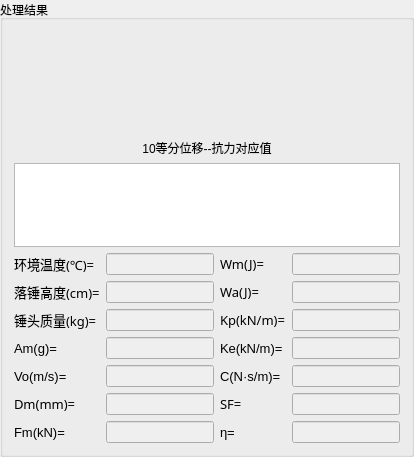
        <widget class="QGroupBox" name="groupBox_5">
         <property name="enabled">
          <bool>true</bool>
         </property>
         <property name="sizePolicy">
          <sizepolicy hsizetype="Expanding" vsizetype="Expanding">
           <horstretch>0</horstretch>
           <verstretch>0</verstretch>
          </sizepolicy>
         </property>
         <property name="font">
          <font>
           <family>Arial</family>
           <pointsize>9</pointsize>
           <weight>50</weight>
           <bold>false</bold>
          </font>
         </property>
         <property name="title">
          <string>处理结果</string>
         </property>
         <layout class="QHBoxLayout" name="horizontalLayout_23">
          <item>
           <layout class="QVBoxLayout" name="verticalLayout_7" stretch="5,2">
            <item>
             <layout class="QVBoxLayout" name="verticalLayout_15" stretch="1,1">
              <item>
               <layout class="QHBoxLayout" name="horizontalLayout_35" stretch="2,3">
                <item>
                 <layout class="QVBoxLayout" name="verticalLayout_18" stretch="1,1">
                  <item>
                   <layout class="QHBoxLayout" name="Figure1"/>
                  </item>
                  <item>
                   <layout class="QHBoxLayout" name="Figure2"/>
                  </item>
                 </layout>
                </item>
                <item>
                 <layout class="QHBoxLayout" name="Figure5"/>
                </item>
               </layout>
              </item>
              <item>
               <layout class="QHBoxLayout" name="horizontalLayout_37" stretch="2,3">
                <item>
                 <layout class="QVBoxLayout" name="verticalLayout_19" stretch="1,1">
                  <item>
                   <layout class="QHBoxLayout" name="Figure3"/>
                  </item>
                  <item>
                   <layout class="QHBoxLayout" name="Figure4"/>
                  </item>
                 </layout>
                </item>
                <item>
                 <layout class="QVBoxLayout" name="verticalLayout_8" stretch="1,20">
                  <item>
                   <widget class="QLabel" name="label_18">
                    <property name="sizePolicy">
                     <sizepolicy hsizetype="Expanding" vsizetype="Expanding">
                      <horstretch>0</horstretch>
                      <verstretch>0</verstretch>
                     </sizepolicy>
                    </property>
                    <property name="text">
                     <string>10等分位移--抗力对应值</string>
                    </property>
                    <property name="alignment">
                     <set>Qt::AlignCenter</set>
                    </property>
                   </widget>
                  </item>
                  <item>
                   <widget class="QTableView" name="tableView">
                    <property name="minimumSize">
                     <size>
                      <width>22</width>
                      <height>22</height>
                     </size>
                    </property>
                    <property name="baseSize">
                     <size>
                      <width>0</width>
                      <height>0</height>
                     </size>
                    </property>
                    <property name="font">
                     <font>
                      <family>Arial</family>
                      <pointsize>8</pointsize>
                      <weight>50</weight>
                      <bold>false</bold>
                     </font>
                    </property>
                    <attribute name="horizontalHeaderMinimumSectionSize">
                     <number>28</number>
                    </attribute>
                    <attribute name="horizontalHeaderStretchLastSection">
                     <bool>true</bool>
                    </attribute>
                    <attribute name="verticalHeaderMinimumSectionSize">
                     <number>16</number>
                    </attribute>
                    <attribute name="verticalHeaderDefaultSectionSize">
                     <number>24</number>
                    </attribute>
                    <attribute name="verticalHeaderStretchLastSection">
                     <bool>true</bool>
                    </attribute>
                   </widget>
                  </item>
                 </layout>
                </item>
               </layout>
              </item>
             </layout>
            </item>
            <item>
             <layout class="QHBoxLayout" name="horizontalLayout_24">
              <item>
               <layout class="QFormLayout" name="formLayout">
                <item row="0" column="0">
                 <widget class="QLabel" name="label_3">
                  <property name="sizePolicy">
                   <sizepolicy hsizetype="Expanding" vsizetype="Expanding">
                    <horstretch>0</horstretch>
                    <verstretch>0</verstretch>
                   </sizepolicy>
                  </property>
                  <property name="font">
                   <font>
                    <family>Adobe Heiti Std</family>
                    <pointsize>10</pointsize>
                    <weight>50</weight>
                    <bold>false</bold>
                   </font>
                  </property>
                  <property name="text">
                   <string>环境温度(℃)=</string>
                  </property>
                 </widget>
                </item>
                <item row="0" column="1">
                 <widget class="QLineEdit" name="textEditP1">
                  <property name="enabled">
                   <bool>false</bool>
                  </property>
                 </widget>
                </item>
                <item row="1" column="0">
                 <widget class="QLabel" name="label_5">
                  <property name="sizePolicy">
                   <sizepolicy hsizetype="Expanding" vsizetype="Expanding">
                    <horstretch>0</horstretch>
                    <verstretch>0</verstretch>
                   </sizepolicy>
                  </property>
                  <property name="font">
                   <font>
                    <family>Adobe Heiti Std</family>
                    <pointsize>10</pointsize>
                    <weight>50</weight>
                    <bold>false</bold>
                   </font>
                  </property>
                  <property name="text">
                   <string>落锤高度(cm)=</string>
                  </property>
                 </widget>
                </item>
                <item row="1" column="1">
                 <widget class="QLineEdit" name="textEditP2">
                  <property name="enabled">
                   <bool>false</bool>
                  </property>
                 </widget>
                </item>
                <item row="2" column="0">
                 <widget class="QLabel" name="label_6">
                  <property name="sizePolicy">
                   <sizepolicy hsizetype="Expanding" vsizetype="Expanding">
                    <horstretch>0</horstretch>
                    <verstretch>0</verstretch>
                   </sizepolicy>
                  </property>
                  <property name="font">
                   <font>
                    <family>Adobe Heiti Std</family>
                    <pointsize>10</pointsize>
                    <weight>50</weight>
                    <bold>false</bold>
                   </font>
                  </property>
                  <property name="text">
                   <string>锤头质量(kg)=</string>
                  </property>
                 </widget>
                </item>
                <item row="2" column="1">
                 <widget class="QLineEdit" name="textEditP3">
                  <property name="enabled">
                   <bool>false</bool>
                  </property>
                 </widget>
                </item>
                <item row="3" column="0">
                 <widget class="QLabel" name="label_7">
                  <property name="sizePolicy">
                   <sizepolicy hsizetype="Expanding" vsizetype="Expanding">
                    <horstretch>0</horstretch>
                    <verstretch>0</verstretch>
                   </sizepolicy>
                  </property>
                  <property name="font">
                   <font>
                    <family>Arial</family>
                    <pointsize>10</pointsize>
                    <weight>50</weight>
                    <bold>false</bold>
                   </font>
                  </property>
                  <property name="text">
                   <string>Am(g)=</string>
                  </property>
                 </widget>
                </item>
                <item row="3" column="1">
                 <widget class="QLineEdit" name="textEditP4">
                  <property name="enabled">
                   <bool>false</bool>
                  </property>
                 </widget>
                </item>
                <item row="4" column="0">
                 <widget class="QLabel" name="label_8">
                  <property name="sizePolicy">
                   <sizepolicy hsizetype="Expanding" vsizetype="Expanding">
                    <horstretch>0</horstretch>
                    <verstretch>0</verstretch>
                   </sizepolicy>
                  </property>
                  <property name="font">
                   <font>
                    <family>Arial</family>
                    <pointsize>10</pointsize>
                    <weight>50</weight>
                    <bold>false</bold>
                   </font>
                  </property>
                  <property name="text">
                   <string>Vo(m/s)=</string>
                  </property>
                 </widget>
                </item>
                <item row="4" column="1">
                 <widget class="QLineEdit" name="textEditP5">
                  <property name="enabled">
                   <bool>false</bool>
                  </property>
                 </widget>
                </item>
                <item row="5" column="0">
                 <widget class="QLabel" name="label_9">
                  <property name="sizePolicy">
                   <sizepolicy hsizetype="Expanding" vsizetype="Expanding">
                    <horstretch>0</horstretch>
                    <verstretch>0</verstretch>
                   </sizepolicy>
                  </property>
                  <property name="font">
                   <font>
                    <family>Adobe Heiti Std</family>
                    <pointsize>10</pointsize>
                    <weight>50</weight>
                    <bold>false</bold>
                   </font>
                  </property>
                  <property name="text">
                   <string>Dm(mm)=</string>
                  </property>
                 </widget>
                </item>
                <item row="5" column="1">
                 <widget class="QLineEdit" name="textEditP6">
                  <property name="enabled">
                   <bool>false</bool>
                  </property>
                 </widget>
                </item>
                <item row="6" column="0">
                 <widget class="QLabel" name="label_10">
                  <property name="sizePolicy">
                   <sizepolicy hsizetype="Expanding" vsizetype="Expanding">
                    <horstretch>0</horstretch>
                    <verstretch>0</verstretch>
                   </sizepolicy>
                  </property>
                  <property name="font">
                   <font>
                    <family>Arial</family>
                    <pointsize>10</pointsize>
                    <weight>50</weight>
                    <bold>false</bold>
                   </font>
                  </property>
                  <property name="text">
                   <string>Fm(kN)=</string>
                  </property>
                 </widget>
                </item>
                <item row="6" column="1">
                 <widget class="QLineEdit" name="textEditP7">
                  <property name="enabled">
                   <bool>false</bool>
                  </property>
                 </widget>
                </item>
               </layout>
              </item>
              <item>
               <layout class="QFormLayout" name="formLayout_2">
                <item row="0" column="0">
                 <widget class="QLabel" name="label_11">
                  <property name="sizePolicy">
                   <sizepolicy hsizetype="Expanding" vsizetype="Expanding">
                    <horstretch>0</horstretch>
                    <verstretch>0</verstretch>
                   </sizepolicy>
                  </property>
                  <property name="font">
                   <font>
                    <family>Adobe Heiti Std</family>
                    <pointsize>10</pointsize>
                    <weight>50</weight>
                    <bold>false</bold>
                   </font>
                  </property>
                  <property name="text">
                   <string>Wm(J)=</string>
                  </property>
                 </widget>
                </item>
                <item row="0" column="1">
                 <widget class="QLineEdit" name="textEditP8">
                  <property name="enabled">
                   <bool>false</bool>
                  </property>
                 </widget>
                </item>
                <item row="1" column="0">
                 <widget class="QLabel" name="label_12">
                  <property name="sizePolicy">
                   <sizepolicy hsizetype="Expanding" vsizetype="Expanding">
                    <horstretch>0</horstretch>
                    <verstretch>0</verstretch>
                   </sizepolicy>
                  </property>
                  <property name="font">
                   <font>
                    <family>Adobe Heiti Std</family>
                    <pointsize>10</pointsize>
                    <weight>50</weight>
                    <bold>false</bold>
                   </font>
                  </property>
                  <property name="text">
                   <string>Wa(J)=</string>
                  </property>
                 </widget>
                </item>
                <item row="1" column="1">
                 <widget class="QLineEdit" name="textEditP9">
                  <property name="enabled">
                   <bool>false</bool>
                  </property>
                 </widget>
                </item>
                <item row="2" column="0">
                 <widget class="QLabel" name="label_13">
                  <property name="sizePolicy">
                   <sizepolicy hsizetype="Expanding" vsizetype="Expanding">
                    <horstretch>0</horstretch>
                    <verstretch>0</verstretch>
                   </sizepolicy>
                  </property>
                  <property name="font">
                   <font>
                    <family>Adobe Heiti Std</family>
                    <pointsize>10</pointsize>
                    <weight>50</weight>
                    <bold>false</bold>
                   </font>
                  </property>
                  <property name="text">
                   <string>Kp(kN/m)=</string>
                  </property>
                 </widget>
                </item>
                <item row="2" column="1">
                 <widget class="QLineEdit" name="textEditP10">
                  <property name="enabled">
                   <bool>false</bool>
                  </property>
                 </widget>
                </item>
                <item row="3" column="0">
                 <widget class="QLabel" name="label_14">
                  <property name="sizePolicy">
                   <sizepolicy hsizetype="Expanding" vsizetype="Expanding">
                    <horstretch>0</horstretch>
                    <verstretch>0</verstretch>
                   </sizepolicy>
                  </property>
                  <property name="font">
                   <font>
                    <family>Arial</family>
                    <pointsize>10</pointsize>
                    <weight>50</weight>
                    <bold>false</bold>
                   </font>
                  </property>
                  <property name="text">
                   <string>Ke(kN/m)=</string>
                  </property>
                 </widget>
                </item>
                <item row="3" column="1">
                 <widget class="QLineEdit" name="textEditP11">
                  <property name="enabled">
                   <bool>false</bool>
                  </property>
                 </widget>
                </item>
                <item row="4" column="0">
                 <widget class="QLabel" name="label_15">
                  <property name="sizePolicy">
                   <sizepolicy hsizetype="Expanding" vsizetype="Expanding">
                    <horstretch>0</horstretch>
                    <verstretch>0</verstretch>
                   </sizepolicy>
                  </property>
                  <property name="font">
                   <font>
                    <family>Arial</family>
                    <pointsize>10</pointsize>
                    <weight>50</weight>
                    <bold>false</bold>
                   </font>
                  </property>
                  <property name="text">
                   <string>C(N·s/m)=</string>
                  </property>
                 </widget>
                </item>
                <item row="4" column="1">
                 <widget class="QLineEdit" name="textEditP12">
                  <property name="enabled">
                   <bool>false</bool>
                  </property>
                 </widget>
                </item>
                <item row="5" column="0">
                 <widget class="QLabel" name="label_16">
                  <property name="sizePolicy">
                   <sizepolicy hsizetype="Expanding" vsizetype="Expanding">
                    <horstretch>0</horstretch>
                    <verstretch>0</verstretch>
                   </sizepolicy>
                  </property>
                  <property name="font">
                   <font>
                    <family>Adobe Heiti Std</family>
                    <pointsize>10</pointsize>
                    <weight>50</weight>
                    <bold>false</bold>
                   </font>
                  </property>
                  <property name="text">
                   <string>SF=</string>
                  </property>
                 </widget>
                </item>
                <item row="5" column="1">
                 <widget class="QLineEdit" name="textEditP13">
                  <property name="enabled">
                   <bool>false</bool>
                  </property>
                 </widget>
                </item>
                <item row="6" column="0">
                 <widget class="QLabel" name="label_17">
                  <property name="sizePolicy">
                   <sizepolicy hsizetype="Expanding" vsizetype="Expanding">
                    <horstretch>0</horstretch>
                    <verstretch>0</verstretch>
                   </sizepolicy>
                  </property>
                  <property name="font">
                   <font>
                    <family>Arial</family>
                    <pointsize>10</pointsize>
                    <weight>50</weight>
                    <bold>false</bold>
                   </font>
                  </property>
                  <property name="text">
                   <string>η=</string>
                  </property>
                 </widget>
                </item>
                <item row="6" column="1">
                 <widget class="QLineEdit" name="textEditP14">
                  <property name="enabled">
                   <bool>false</bool>
                  </property>
                 </widget>
                </item>
               </layout>
              </item>
             </layout>
            </item>
           </layout>
          </item>
         </layout>
        </widget>
